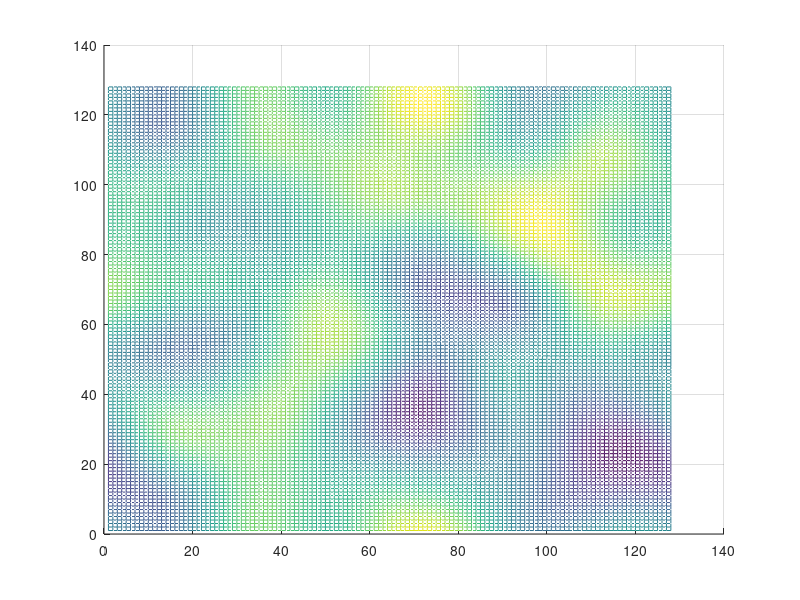

MATLAB code for this plot:
%
% Copyright (c) 2018, Vishal_S
% All rights reserved. Please read the "license.txt" for license terms.
%
% Project Title: Phase field modelling
% 
% Developer: Vishal S
% 
% Contact Info: vishalsubbu97@gmail.com
%
clear all
clf
clc
more off;

t = cputime;
delt = 0.5;
Nx = 128;Ny = 128;
D = 1;
phi = zeros(Nx,Ny);
phihat = zeros(Nx,Ny);
L = 1;  
for i = 1:Nx
  for j = 1:Ny
    phi(i,j) = 0.5 + 0.1*(0.5 - rand());
  endfor
endfor
%plot the initial profile 
mesh(phi);
view(2);
pause(1);

halfNx= Nx/2;
halfNy = Ny/2;
delkx= 2*pi/Nx;
delky = 2*pi/Ny;

A = 1.0;
M = 1.0;
kappa = 1.0;
L =1.0;
for m = 1:10
  for n = 1:10
    g = 2*A.*phi.*(1-phi).*(1-2.*phi);
    ghat = fft2(g);
    phihat = fft2(phi);
    for i = 1:Nx
      if (i<= halfNx ) kx = (i-1)*delkx;
      endif
      if (i > halfNx) kx = (i-1-Nx)*delkx;
      endif
      for j =1:Ny
        if (j<= halfNy ) ky = (j-1)*delky;
        endif
        if (j  > halfNy ) ky = (j-1-Ny)*delky;
        endif
        k2 = kx*kx + ky*ky;
        phihat(i,j) = (phihat(i,j) - L*delt*k2*ghat(i,j))/(1 + 2*L*kappa*k2*delt);
      endfor
    endfor
    phi = real(ifft2(phihat));     
   endfor
   mesh(phi);
   view(2);
   pause(0);
endfor
print -depsc AC2DFT.eps

printf("Total CPU time : %f seconds\n",(cputime-t));
